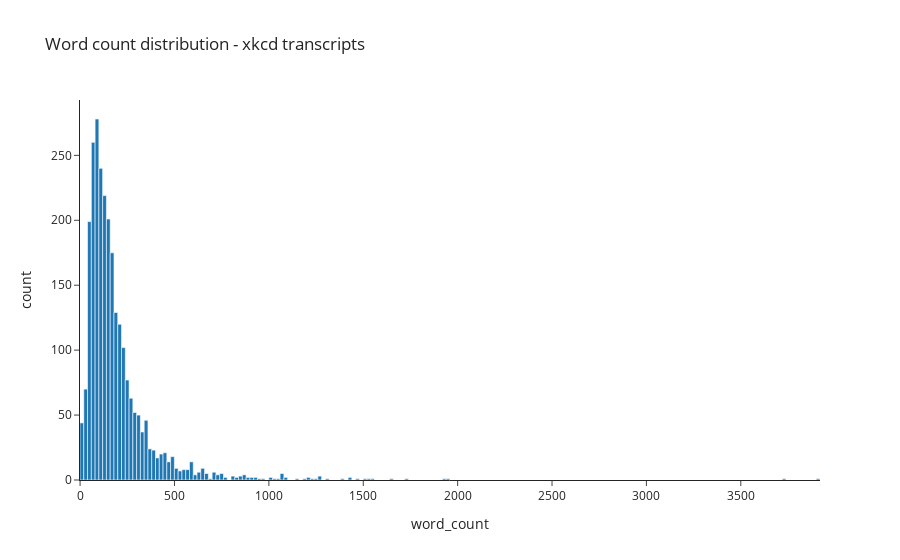

This figure's notebook cell:
### Markdown cell above
Let's see the distribution of word counts:

### Code cell
fig = px.histogram(xkcd_eda,
                   x='word_count',
                   title = 'Word count distribution - xkcd transcripts')
fig.show()

### Figure 1 — Plotly figure (JSON) as saved in the notebook; plotly's stock layout.template omitted (floating-point values rounded to 4 significant figures; data arrays with more than 128 entries replaced by an {"elided": "..."} marker saying what was removed)
{"data": [{"alignmentgroup": "True", "bingroup": "x", "hovertemplate": "word_count=%{x}<br>count=%{y}<extra></extra>", "legendgroup": "", "marker": {"color": "#1F77B4", "pattern": {"shape": ""}}, "name": "", "offsetgroup": "", "orientation": "v", "showlegend": false, "type": "histogram", "x": {"elided": "2641 int values"}, "xaxis": "x", "yaxis": "y"}], "layout": {"barmode": "relative", "legend": {"tracegroupgap": 0}, "title": {"text": "Word count distribution - xkcd transcripts"}, "xaxis": {"anchor": "y", "domain": [0, 1], "title": {"text": "word_count"}}, "yaxis": {"anchor": "x", "domain": [0, 1], "title": {"text": "count"}}}}
